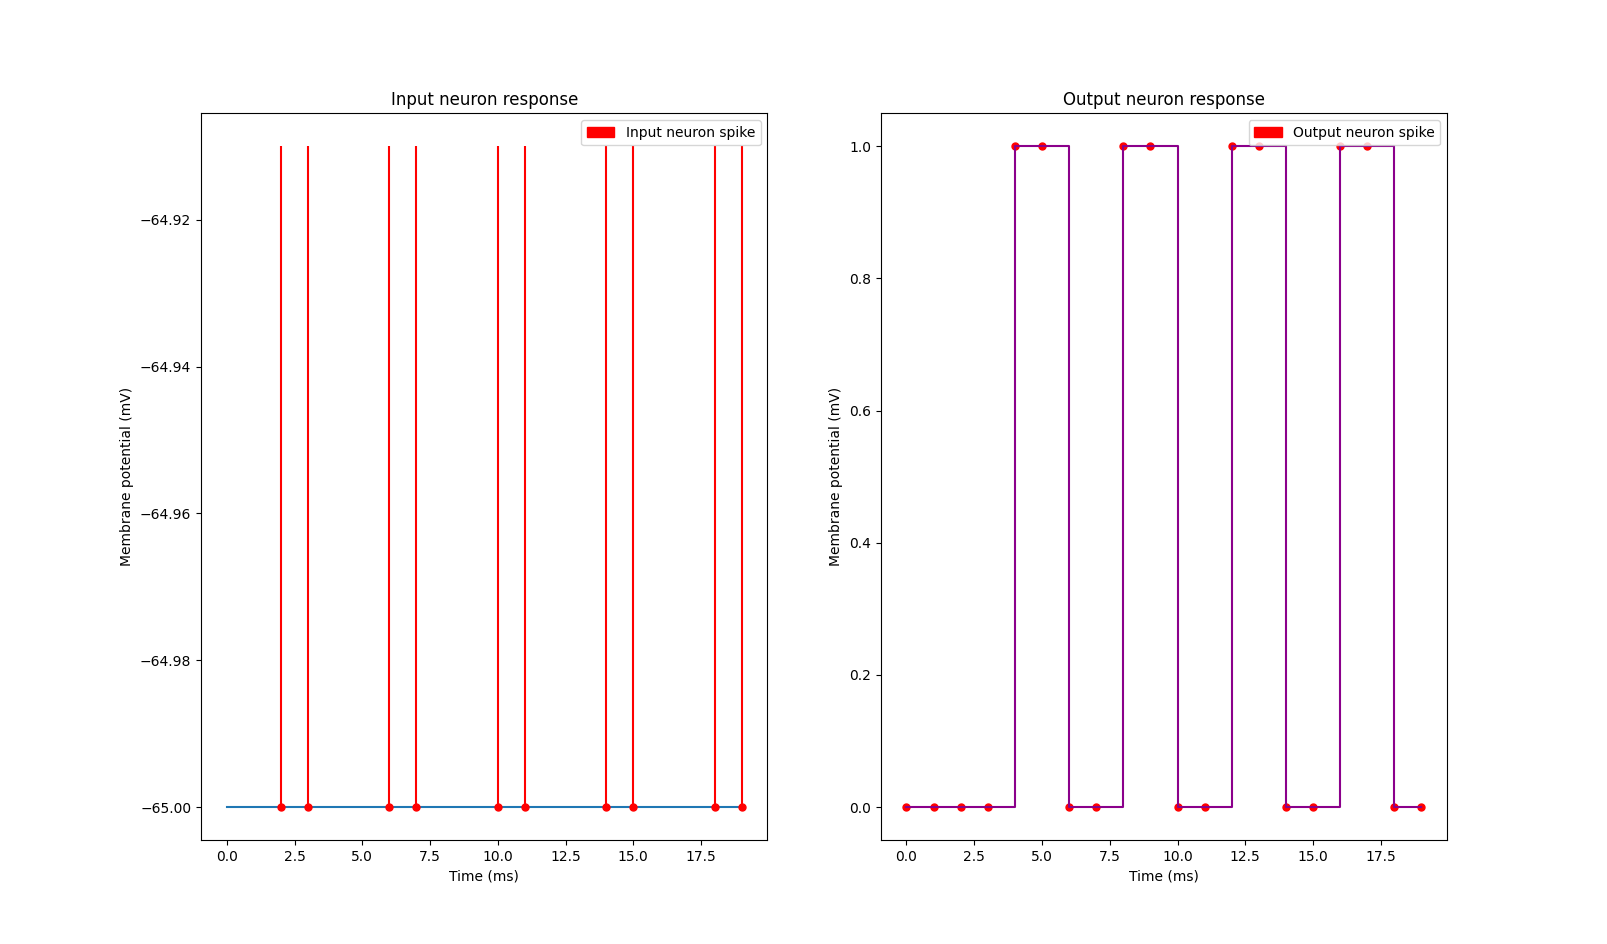

Source code (Python):
import matplotlib.patches as mpatches
import matplotlib.pyplot as plt
import numpy as np
import spynnaker8 as sim

from neural_logic_gates.neural_oscillator import NeuralSyncOscillator
from neural_logic_gates.trace_functions import SpikeTrace

if __name__ == "__main__":
    # Simulator initialization and simulation params
    sim.setup(timestep=1.0)
    simtime = 20.0  # (ms)

    # Other parameters
    global_params = {"min_delay": 1.0}
    neuron_params = {"cm": 0.1, "tau_m": 0.1, "tau_refrac": 0.0, "tau_syn_E": 0.1, "tau_syn_I": 0.1,
                     "v_rest": -65.0, "v_reset": -65.0, "v_thresh": -64.91}

    # Network building
    std_conn = sim.StaticSynapse(weight=1.0, delay=global_params["min_delay"])
    oscillator = NeuralSyncOscillator(2, sim, global_params, neuron_params, std_conn)

    # --- NO NEED TO TOUCH THIS PART OF THE CODE ---
    oscillator.input_neuron.record(('spikes', 'v'))
    oscillator.output_neuron.record(('spikes', 'v'))

    # Run simulation
    sim.run(simtime)

    # Data from the simulation
    in_spikes = oscillator.input_neuron.get_data(variables=["spikes"]).segments[0].spiketrains
    in_voltage = oscillator.input_neuron.get_data(variables=["v"]).segments[0].analogsignals[0]
    out_spikes = oscillator.output_neuron.get_data(variables=["spikes"]).segments[0].spiketrains
    out_voltage = oscillator.output_neuron.get_data(variables=["v"]).segments[0].analogsignals[0]

    # End simulation
    sim.end()

    # Excel file creation
    trace = SpikeTrace("test_simple_sync_oscillator", simtime)

    trace.printSpikes(1, "Input spikes", in_spikes[0], "#FFF2CC")
    trace.printSpikes(2, "Output spikes", out_spikes[0], "#FFF2CC")

    values = np.zeros(int(simtime))
    for i in range(len(values)):
        if i in out_spikes[0]:
            values[i] = 1
    trace.printRow(4, "OUTPUT", values, "#FFC000")

    trace.closeExcel()

    # Results
    print("Number of total neurons (Sync. Oscillator): " + str(oscillator.total_neurons) +
          "\nNumber of total input connections (Sync. Oscillator): " + str(oscillator.total_input_connections) +
          "\nNumber of total internal connections (Sync. Oscillator): " + str(oscillator.total_internal_connections) +
          "\nNumber of total output connections (Sync. Oscillator): " + str(oscillator.total_output_connections))

    print(in_spikes)
    print(out_spikes)

    plt.subplot(121)
    plt.plot(in_voltage.times, in_voltage)
    plt.plot(in_spikes, [neuron_params["v_rest"]] * len(in_spikes), 'ro', markersize=5)
    plt.vlines(in_spikes, neuron_params["v_rest"], neuron_params["v_thresh"], colors="red")
    plt.title('Input neuron response')
    plt.xlabel('Time (ms)')
    plt.ylabel('Membrane potential (mV)')
    in_label = mpatches.Patch(color='red', label='Input neuron spike')
    plt.legend(handles=[in_label])

    times = range(0, int(simtime))
    len_times = len(times)
    out_values = np.zeros(len_times)
    out_values[np.array(out_spikes).astype(int)] = 1

    plt.subplot(122)
    #plt.plot(out_voltage.times, out_voltage)
    plt.plot(times, out_values, 'ro', markersize=5)
    plt.step(times, out_values, where="post", color="darkmagenta")
    plt.title('Output neuron response')
    plt.xlabel('Time (ms)')
    plt.ylabel('Membrane potential (mV)')
    out_label = mpatches.Patch(color='red', label='Output neuron spike')
    plt.legend(handles=[out_label])

    plt.show()
